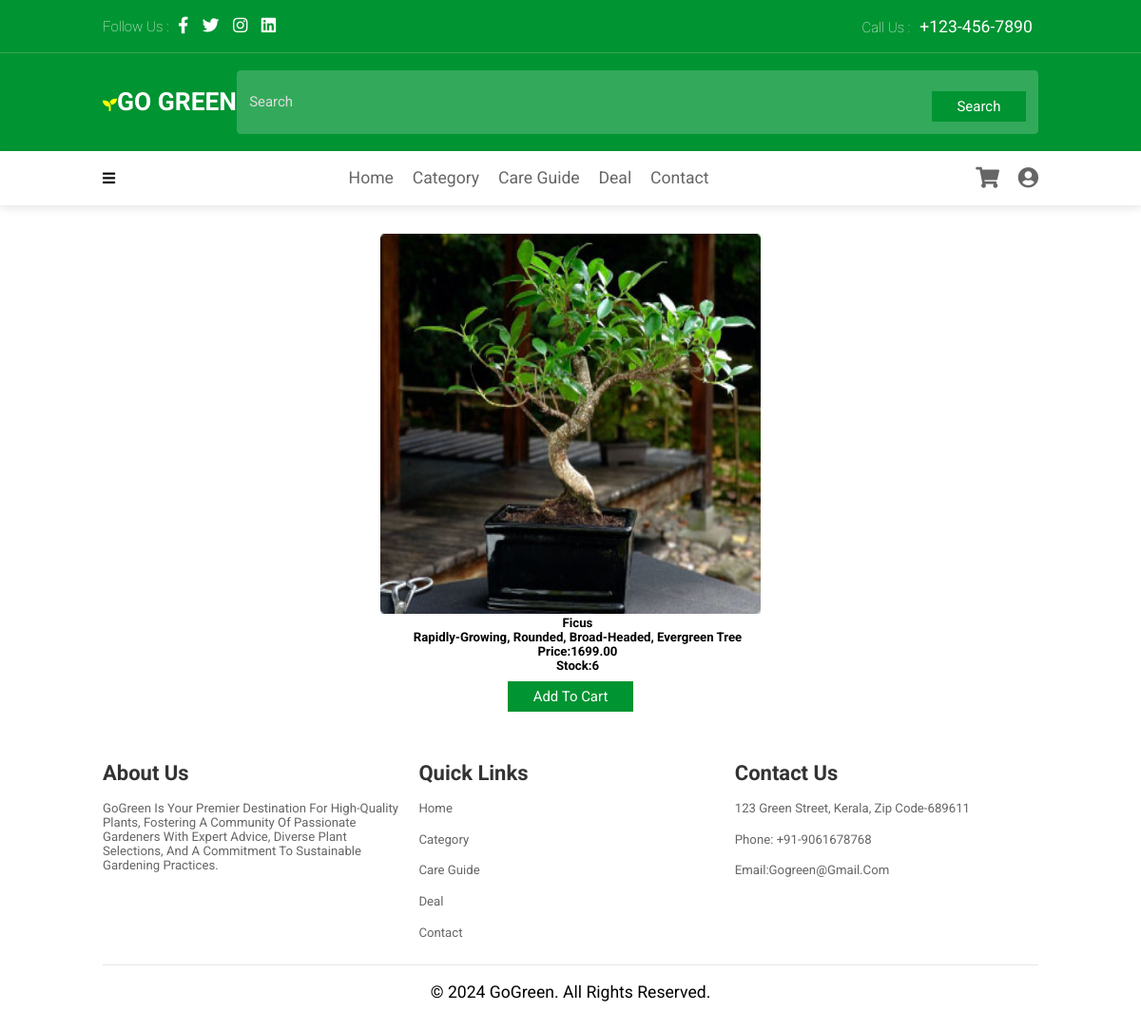
The page /detail/Ficus on the database its author committed.
### garden/models.py (models this page shows, shortened)
class Product(models.Model):
    name=models.CharField(max_length=20)
    desc=models.TextField()
    image=models.ImageField(upload_to='images/products',null=True,blank=True)
    price=models.DecimalField(max_digits=10,decimal_places=2)
    category=models.ForeignKey(Category,on_delete=models.CASCADE)
    stock=models.IntegerField()
    available=models.BooleanField(default=True)
    created=models.DateTimeField(auto_now_add=True)
    updated=models.DateTimeField(auto_now=True)

### garden/views.py (the view)
# urls.py: path("detail/<p>",views.detail,name='detail'),
def detail(request,p):
    b=Product.objects.get(name=p)
    return render(request,'detail.html',{'b':b})

### templates/detail.html
{% extends 'base.html' %}
{% load static %}
{% block content %}
<center>
<div class="container">
    <div class="row mt-5 mb-5">
        <div class="col-sm-4 me-5">
            <img src="{{b.image.url}}" height="400px" width="400px">
        </div>
        <div class="col-sm-6 ms-5 me-5">
            <h2>{{b.name}}</h2>
            <h2>{{b.desc}}</h2>
            <h2>Price:{{b.price}}</h2>
            <h2>Stock:{{b.stock}}</h2>
                {% if b.stock == 0 %}
                <h2>Out of Stock</h2>
                {% else %}
                <a href="{% url 'pcart' b.name %}" class="btn btn-primary mt-5">Add to cart</a>
                {% endif %}
        </div>
    </div>
</div>
</center>
{% endblock %}

### static/css/styleg.css (style rules this page uses)
:root { --green:#009432; }
* { font-family: 'Roboto', sans-serif; margin:0; padding:0; box-sizing: border-box; text-transform: capitalize; outline: none; border:none; text-decoration: none; transition: all .2s linear; }
html { font-size: 62.5%; overflow-x: hidden; scroll-behavior: smooth; scroll-padding-top: 7rem; }
.btn { display: inline-block; margin-top: 1rem; padding:.8rem 3rem; background:var(--green); color:#fff; font-size: 1.7rem; cursor: pointer; }
@media (max-width:1200px) { html { font-size: 55%; } }
@media (min-width: 1200px) { .container { max-width: 900px; margin:30px; } }
h2 { margin: 0; padding-left: 15px; }

### rows shown on the page
Product: image (picture), name "Ficus", desc "Rapidly-Growing, Rounded, Broad-Headed, Evergreen Tree", price "1699.00", stock "6"
